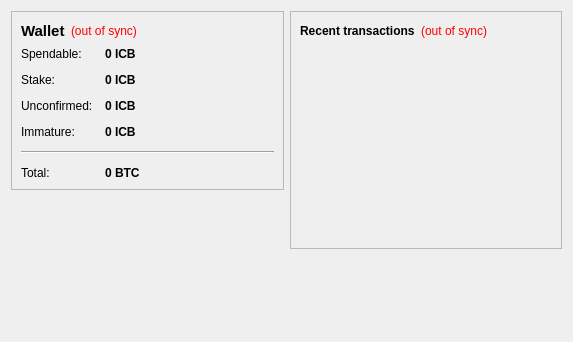
<?xml version="1.0" encoding="UTF-8"?>
<ui version="4.0">
 <class>OverviewPage</class>
 <widget class="QWidget" name="OverviewPage">
  <property name="geometry">
   <rect>
    <x>0</x>
    <y>0</y>
    <width>573</width>
    <height>342</height>
   </rect>
  </property>
  <property name="windowTitle">
   <string>Form</string>
  </property>
  <layout class="QHBoxLayout" name="horizontalLayout" stretch="1,1">
   <item>
    <layout class="QVBoxLayout" name="verticalLayout_2">
     <item>
      <widget class="QFrame" name="frame">
       <property name="frameShape">
        <enum>QFrame::StyledPanel</enum>
       </property>
       <property name="frameShadow">
        <enum>QFrame::Raised</enum>
       </property>
       <layout class="QVBoxLayout" name="verticalLayout_4">
        <item>
         <layout class="QHBoxLayout" name="horizontalLayout_4">
          <item>
           <widget class="QLabel" name="label_5">
            <property name="font">
             <font>
              <pointsize>11</pointsize>
              <weight>75</weight>
              <bold>true</bold>
             </font>
            </property>
            <property name="text">
             <string>Wallet</string>
            </property>
           </widget>
          </item>
          <item>
           <widget class="QLabel" name="labelWalletStatus">
            <property name="toolTip">
             <string>The displayed information may be out of date. Your wallet automatically synchronizes with the ICOBID network after a connection is established, but this process has not completed yet.</string>
            </property>
            <property name="styleSheet">
             <string notr="true">QLabel { color: red; }</string>
            </property>
            <property name="text">
             <string notr="true">(out of sync)</string>
            </property>
            <property name="alignment">
             <set>Qt::AlignLeading|Qt::AlignLeft|Qt::AlignVCenter</set>
            </property>
           </widget>
          </item>
          <item>
           <spacer name="horizontalSpacer_2">
            <property name="orientation">
             <enum>Qt::Horizontal</enum>
            </property>
            <property name="sizeHint" stdset="0">
             <size>
              <width>40</width>
              <height>20</height>
             </size>
            </property>
           </spacer>
          </item>
         </layout>
        </item>
        <item>
         <layout class="QFormLayout" name="formLayout_2">
          <property name="fieldGrowthPolicy">
           <enum>QFormLayout::AllNonFixedFieldsGrow</enum>
          </property>
          <property name="horizontalSpacing">
           <number>12</number>
          </property>
          <property name="verticalSpacing">
           <number>12</number>
          </property>
          <item row="0" column="0">
           <widget class="QLabel" name="label">
            <property name="text">
             <string>Spendable:</string>
            </property>
           </widget>
          </item>
          <item row="0" column="1">
           <widget class="QLabel" name="labelBalance">
            <property name="font">
             <font>
              <weight>75</weight>
              <bold>true</bold>
             </font>
            </property>
            <property name="cursor">
             <cursorShape>IBeamCursor</cursorShape>
            </property>
            <property name="toolTip">
             <string>Your current spendable balance</string>
            </property>
            <property name="text">
             <string notr="true">0 ICB</string>
            </property>
            <property name="textInteractionFlags">
             <set>Qt::LinksAccessibleByMouse|Qt::TextSelectableByKeyboard|Qt::TextSelectableByMouse</set>
            </property>
           </widget>
          </item>
          <item row="1" column="0">
           <widget class="QLabel" name="label_6">
            <property name="text">
             <string>Stake:</string>
            </property>
           </widget>
          </item>
          <item row="1" column="1">
           <widget class="QLabel" name="labelStake">
            <property name="font">
             <font>
              <weight>75</weight>
              <bold>true</bold>
             </font>
            </property>
            <property name="cursor">
             <cursorShape>IBeamCursor</cursorShape>
            </property>
            <property name="toolTip">
             <string>Total of coins that was staked, and do not yet count toward the current balance</string>
            </property>
            <property name="text">
             <string notr="true">0 ICB</string>
            </property>
            <property name="textInteractionFlags">
             <set>Qt::LinksAccessibleByMouse|Qt::TextSelectableByKeyboard|Qt::TextSelectableByMouse</set>
            </property>
           </widget>
          </item>
          <item row="2" column="0">
           <widget class="QLabel" name="label_3">
            <property name="text">
             <string>Unconfirmed:</string>
            </property>
           </widget>
          </item>
          <item row="2" column="1">
           <widget class="QLabel" name="labelUnconfirmed">
            <property name="font">
             <font>
              <weight>75</weight>
              <bold>true</bold>
             </font>
            </property>
            <property name="cursor">
             <cursorShape>IBeamCursor</cursorShape>
            </property>
            <property name="toolTip">
             <string>Total of transactions that have yet to be confirmed, and do not yet count toward the current balance</string>
            </property>
            <property name="text">
             <string notr="true">0 ICB</string>
            </property>
            <property name="textInteractionFlags">
             <set>Qt::LinksAccessibleByMouse|Qt::TextSelectableByKeyboard|Qt::TextSelectableByMouse</set>
            </property>
           </widget>
          </item>
          <item row="3" column="0">
           <widget class="QLabel" name="labelImmatureText">
            <property name="text">
             <string>Immature:</string>
            </property>
           </widget>
          </item>
          <item row="3" column="1">
           <widget class="QLabel" name="labelImmature">
            <property name="font">
             <font>
              <weight>75</weight>
              <bold>true</bold>
             </font>
            </property>
            <property name="toolTip">
             <string>Mined balance that has not yet matured</string>
            </property>
            <property name="text">
             <string notr="true">0 ICB</string>
            </property>
            <property name="textInteractionFlags">
             <set>Qt::LinksAccessibleByMouse|Qt::TextSelectableByKeyboard|Qt::TextSelectableByMouse</set>
            </property>
           </widget>
          </item>
          <item row="4" column="0" colspan="2">
           <widget class="Line" name="line">
            <property name="orientation">
             <enum>Qt::Horizontal</enum>
            </property>
           </widget>
          </item>
          <item row="5" column="0">
           <widget class="QLabel" name="labelTotalText">
            <property name="text">
             <string>Total:</string>
            </property>
           </widget>
          </item>
          <item row="5" column="1">
           <widget class="QLabel" name="labelTotal">
            <property name="font">
             <font>
              <weight>75</weight>
              <bold>true</bold>
             </font>
            </property>
            <property name="cursor">
             <cursorShape>IBeamCursor</cursorShape>
            </property>
            <property name="toolTip">
             <string>Your current total balance</string>
            </property>
            <property name="text">
             <string notr="true">0 BTC</string>
            </property>
            <property name="textInteractionFlags">
             <set>Qt::LinksAccessibleByMouse|Qt::TextSelectableByKeyboard|Qt::TextSelectableByMouse</set>
            </property>
           </widget>
          </item>
         </layout>
        </item>
       </layout>
      </widget>
     </item>
     <item>
      <spacer name="verticalSpacer">
       <property name="orientation">
        <enum>Qt::Vertical</enum>
       </property>
       <property name="sizeHint" stdset="0">
        <size>
         <width>20</width>
         <height>40</height>
        </size>
       </property>
      </spacer>
     </item>
    </layout>
   </item>
   <item>
    <layout class="QVBoxLayout" name="verticalLayout_3">
     <item>
      <widget class="QFrame" name="frame_2">
       <property name="frameShape">
        <enum>QFrame::StyledPanel</enum>
       </property>
       <property name="frameShadow">
        <enum>QFrame::Raised</enum>
       </property>
       <layout class="QVBoxLayout" name="verticalLayout">
        <item>
         <layout class="QHBoxLayout" name="horizontalLayout_2">
          <item>
           <widget class="QLabel" name="label_4">
            <property name="text">
             <string>&lt;b&gt;Recent transactions&lt;/b&gt;</string>
            </property>
           </widget>
          </item>
          <item>
           <widget class="QLabel" name="labelTransactionsStatus">
            <property name="toolTip">
             <string>The displayed information may be out of date. Your wallet automatically synchronizes with the ICOBID network after a connection is established, but this process has not completed yet.</string>
            </property>
            <property name="styleSheet">
             <string notr="true">QLabel { color: red; }</string>
            </property>
            <property name="text">
             <string notr="true">(out of sync)</string>
            </property>
            <property name="alignment">
             <set>Qt::AlignRight|Qt::AlignTrailing|Qt::AlignVCenter</set>
            </property>
           </widget>
          </item>
          <item>
           <spacer name="horizontalSpacer">
            <property name="orientation">
             <enum>Qt::Horizontal</enum>
            </property>
            <property name="sizeHint" stdset="0">
             <size>
              <width>40</width>
              <height>20</height>
             </size>
            </property>
           </spacer>
          </item>
         </layout>
        </item>
        <item>
         <widget class="QListView" name="listTransactions">
          <property name="styleSheet">
           <string notr="true">QListView { background: transparent; }</string>
          </property>
          <property name="frameShape">
           <enum>QFrame::NoFrame</enum>
          </property>
          <property name="verticalScrollBarPolicy">
           <enum>Qt::ScrollBarAlwaysOff</enum>
          </property>
          <property name="horizontalScrollBarPolicy">
           <enum>Qt::ScrollBarAlwaysOff</enum>
          </property>
          <property name="selectionMode">
           <enum>QAbstractItemView::NoSelection</enum>
          </property>
         </widget>
        </item>
       </layout>
      </widget>
     </item>
     <item>
      <spacer name="verticalSpacer_2">
       <property name="orientation">
        <enum>Qt::Vertical</enum>
       </property>
       <property name="sizeHint" stdset="0">
        <size>
         <width>20</width>
         <height>40</height>
        </size>
       </property>
      </spacer>
     </item>
    </layout>
   </item>
  </layout>
 </widget>
 <resources/>
 <connections/>
</ui>
